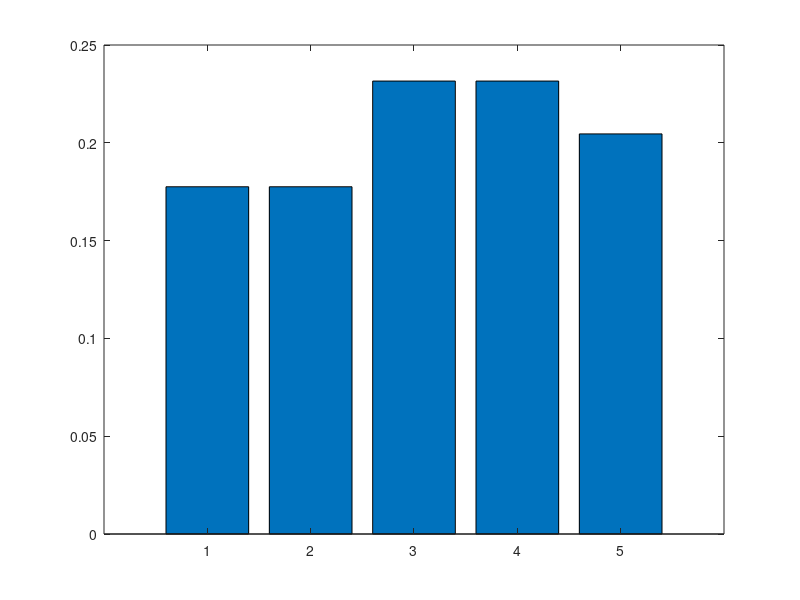

Here is the MATLAB script that generated this plot:
% SKRIPT pocasi
P = [
 0.3  0.6  0    0    0.1; ...
 0.4  0.5  0    0    0.1; ...
 0    0    0.4  0.5  0.1; ...
 0    0    0.4  0.5  0.1; ...
 0.25 0.25 0.25 0.25 0];

% poc = 3;
% cil = NaN;
% cas =  100;
% sim = 10000;
% [~,vyvoj] = simPocasi(poc,cil,cas,P,sim);
% budStav = vyvoj(:,end);
% figure(1)
% histogram(vysl);

cas = 100;
prst = [0 0 1 0 0]';
casHor = 20;
P_n = P^casHor;

prst = P_n*prst;

bar((1:5),prst);